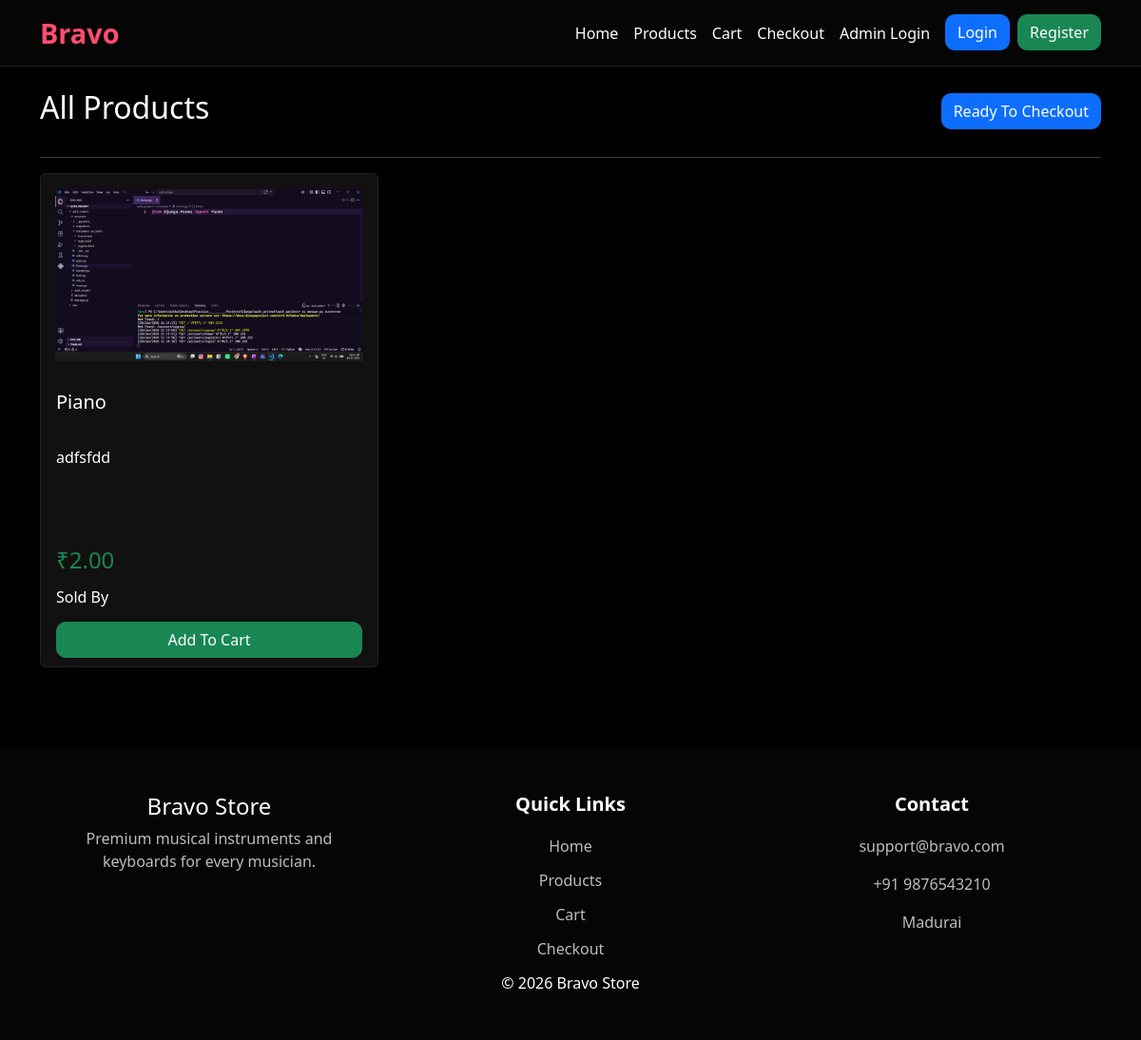
The app's page /viewproduct/, older data.
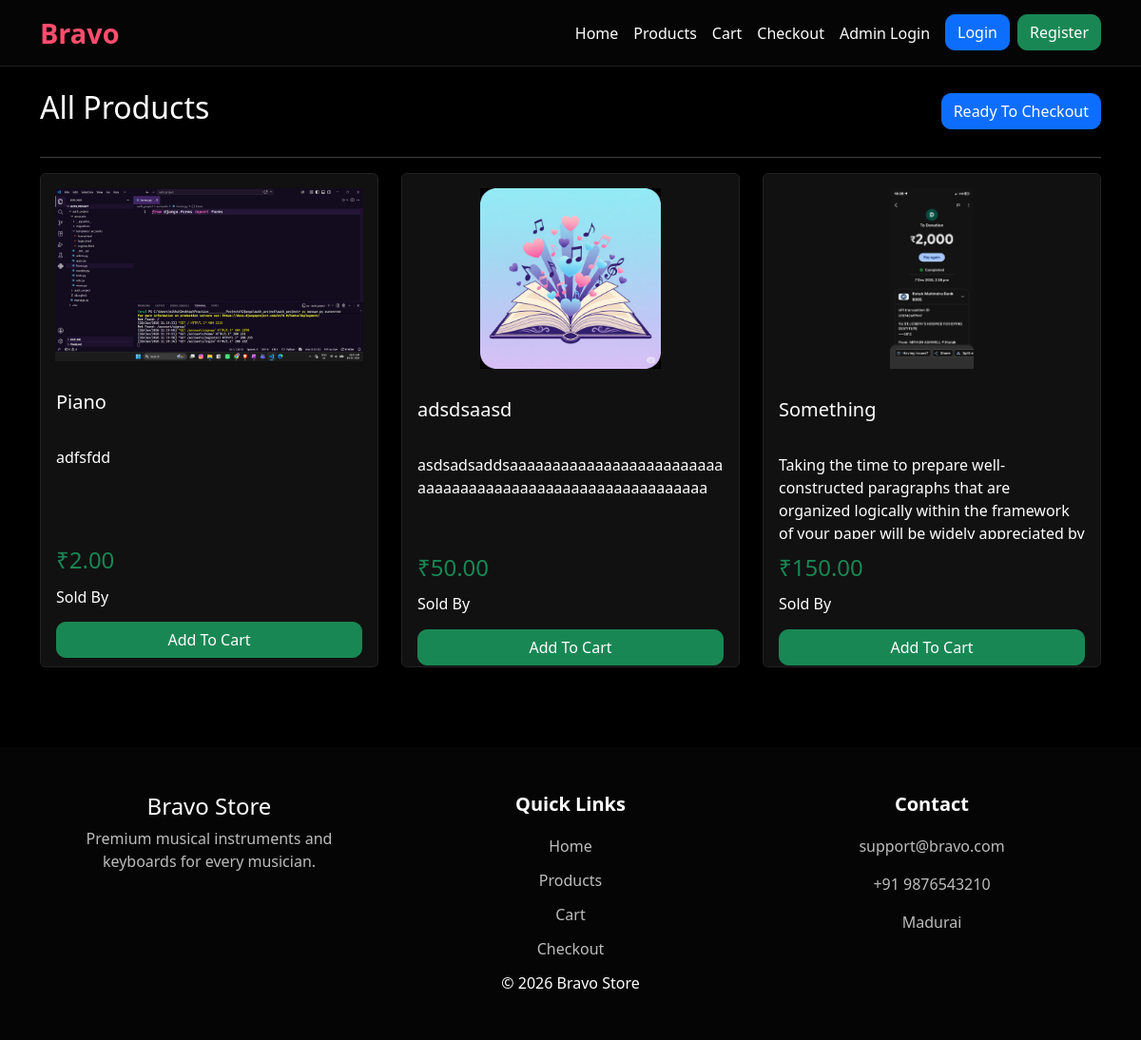
The same page, newer data.
### custom_admin/models.py (models this page shows, shortened)
class Product(models.Model):
    seller = models.ForeignKey(
        Seller, on_delete=models.CASCADE, related_name="products", null=True, blank=True
    )
    name = models.CharField(max_length=50)
    image = models.ImageField(upload_to="products/")
    description = models.CharField(max_length=250)
    price = models.DecimalField(max_digits=10, decimal_places=2)

### customer/views.py (the view)
# urls.py: path("viewproduct/", views.viewproduct, name="viewproduct"),
def viewproduct(request):
    products = Product.objects.all()
    cart = request.session.get("cart", {})
    for product in products:
        product.in_cart = str(product.id) in cart
        product.cart_quantity = cart.get(str(product.id), 1)
    context = {
        "products": products,
    }
    return render(request, "viewproduct.html", context)

### customer/templates/viewproduct.html (shortened to what this page needs)
{% extends 'base.html' %} {% block content %}
<div class="container mt-4">
  <div class="d-flex justify-content-between align-items-center mb-4">
    <h2>All Products</h2>
    <a href="{% url 'cart' %}" class="btn btn-primary"> Ready To Checkout </a>
  </div>
  <hr />
  <div class="row">
    {% for product in products %}
    <div class="col-lg-4 col-md-6 mb-4">
      <div class="card product-card shadow">
        {% if product.image %}
        <img
          src="{{ product.image.url }}"
          class="card-img-top"
          alt="{{ product.name }}"
        />
        {% endif %}
        <div class="card-body">
          <h5 class="product-title">{{ product.name }}</h5>
          <p class="product-description">{{ product.description }}</p>
          <h4 class="text-success product-price">₹{{ product.price }}</h4>
          <div class="seller-box">
            <h6>Sold By</h6>
          </div>
          <form method="POST" action="{% url 'add_to_cart' product.id %}">
            {% csrf_token %} {% if product.in_cart %}
            <div class="d-flex justify-content-center align-items-center gap-2">
              <button
                type="button"
                class="btn btn-danger"
                onclick="decreaseQty('{{ product.id }}')"
              >
                -
              </button>
              <input
                type="number"
                name="quantity"
                id="qty{{ product.id }}"
                value="{{ product.cart_quantity }}"
                min="1"
                class="form-control text-center qty-input"
              />
              <button
                type="button"
                class="btn btn-success"
                onclick="increaseQty('{{ product.id }}')"
              >
                +
              </button>
            </div>
            {% else %}
            <button type="submit" class="btn btn-success w-100">
              Add To Cart
            </button>
            {% endif %}
          </form>
        </div>
      </div>
    </div>
    {% empty %}
    <h4>No Products Available</h4>
    {% endfor %}
  </div>
</div>
{% endblock %}

### customer/templates/base.html (shortened to what this page needs)
{% load static %}
<!doctype html>
<html lang="en">
  <head>
    <link
      href="https://cdn.jsdelivr.net/npm/bootstrap@5.3.8/dist/css/bootstrap.min.css"
      rel="stylesheet"
    />
    <link rel="stylesheet" href="{% static 'css/navbar.css' %}" />
  </head>
  <body>
    <nav class="navbar navbar-expand-lg navbar-dark">
      <div class="container">
        <a class="navbar-brand" href="{% url 'home' %}"> Bravo </a>
        <div class="collapse navbar-collapse" id="navbarNav">
          <ul class="navbar-nav ms-auto">
            <li class="nav-item">
              <a class="nav-link" href="{% url 'home' %}"> Home </a>
            </li>
            <li class="nav-item">
              <a class="nav-link" href="{% url 'viewproduct' %}"> Products </a>
            </li>
            <li class="nav-item">
              <a class="nav-link" href="{% url 'cart' %}"> Cart </a>
            </li>
            <li class="nav-item">
              <a class="nav-link" href="{% url 'checkout' %}"> Checkout </a>
            </li>
            <li class="nav-item">
              <a class="nav-link text-warning" href="{% url 'admin_login' %}">
                Admin Login
              </a>
            </li>
            {% if user.is_authenticated %}
            <li class="nav-item ms-3">
              <span class="btn btn-warning"> Welcome {{ user.username }}</span>
            </li>
            <li class="nav-item ms-2">
              <a href="{% url 'logout' %}" class="btn btn-danger"> Logout </a>
            </li>
            {% else %}
            <li class="nav-item ms-2">
              <a href="{% url 'login' %}" class="btn btn-primary"> Login </a>
            </li>
            <li class="nav-item ms-2">
              <a href="{% url 'register' %}" class="btn btn-success">
                Register
              </a>
            </li>
            {% endif %}
          </ul>
        </div>
      </div>
    </nav>
    <div class="content">{% block content %} {% endblock %}</div>
    <footer class="text-center">
      <div class="container py-5">
        <div class="row">
          <div class="col-md-4">
            <h4>Bravo Store</h4>
            <p>
              Premium musical instruments and <br />
              keyboards for every musician.
            </p>
          </div>
          <div class="col-md-4">
            <h5>Quick Links</h5>
            <a href="{% url 'home' %}">Home</a>
            <a href="{% url 'viewproduct' %}">Products</a>
            <a href="{% url 'cart' %}">Cart</a>
            <a href="{% url 'checkout' %}">Checkout</a>
          </div>
          <div class="col-md-4">
            <h5>Contact</h5>
            <p>support@bravo.com</p>
            <p>+91 9876543210</p>
            <p>Madurai</p>
          </div>
        </div>
        <div class="copyright">© 2026 Bravo Store</div>
      </div>
    </footer>
  </body>
</html>

### static/css/navbar.css (style rules this page uses)
* { margin: 0; padding: 0; box-sizing: border-box }
body { background: #000; color: #fff; font-family: Segoe UI, sans-serif; min-height: 100vh }
.navbar { background: #050505; border-bottom: 1px solid rgba(255, 255, 255, .1); }
.navbar-brand { font-size: 1.8rem; font-weight: 800; color: #ff4d6d !important }
.nav-link { color: #fff !important }
.card { background: #111; color: #fff; border: 1px solid #222 }
.card-img-top { height: 220px; object-fit: contain; padding: 15px }
footer { background: #050505; margin-top: 60px }
.btn-primary, .btn-success, .btn-danger { border-radius: 10px }
footer h5 { color: #fff; font-weight: 700; margin-bottom: 20px; }
footer a { display: block; color: #bdbdbd; text-decoration: none; margin-bottom: 12px; transition: 0.3s; }
footer p { color: #bdbdbd; }
.product-card { height: 520px; display: flex; flex-direction: column; }
.product-card .card-img-top { height: 220px; object-fit: contain; padding: 15px; }
.product-card .card-body { flex: 1; display: flex; flex-direction: column; }
.product-title { height: 50px; overflow: hidden; }
.product-description { height: 90px; overflow: hidden; text-overflow: ellipsis; }
.product-price { margin-top: auto; margin-bottom: 15px; }
.product-card form { margin-top: auto; }

Row changes from the older to the newer data that the page shows:
added Product: image (picture), name "adsdsaasd", description "asdsadsaddsaaaaaaaaaaaaaaaaaaaaaaaaaaaaaaaaaaaaaaaaaaaaaaaaaaaaaaaaaaa", price "50.00", shows "Add To Cart"
added Product: image (picture), name "Something", description "Taking the time to prepare well-constructed paragraphs that are organized logically within the framework of your paper will be widely appreciated by…", price "150.00", shows "Add To Cart"
